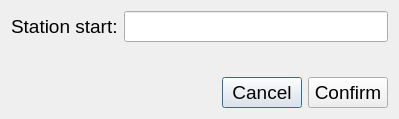
<?xml version="1.0" encoding="UTF-8"?>
<ui version="4.0">
 <class>StartStationDialog</class>
 <widget class="QDialog" name="StartStationDialog">
  <property name="geometry">
   <rect>
    <x>0</x>
    <y>0</y>
    <width>399</width>
    <height>119</height>
   </rect>
  </property>
  <property name="windowTitle">
   <string>Dialog</string>
  </property>
  <layout class="QVBoxLayout" name="verticalLayout">
   <item>
    <layout class="QHBoxLayout" name="hl_data">
     <item>
      <widget class="QLabel" name="labelStationStart">
       <property name="font">
        <font>
         <pointsize>14</pointsize>
        </font>
       </property>
       <property name="text">
        <string>Station start:</string>
       </property>
      </widget>
     </item>
     <item>
      <widget class="QLineEdit" name="leStationStart">
       <property name="font">
        <font>
         <pointsize>14</pointsize>
        </font>
       </property>
      </widget>
     </item>
    </layout>
   </item>
   <item>
    <spacer name="vs_data_buttons">
     <property name="orientation">
      <enum>Qt::Vertical</enum>
     </property>
     <property name="sizeHint" stdset="0">
      <size>
       <width>20</width>
       <height>40</height>
      </size>
     </property>
    </spacer>
   </item>
   <item>
    <layout class="QHBoxLayout" name="horizontalLayout">
     <item>
      <spacer name="horizontalSpacer">
       <property name="orientation">
        <enum>Qt::Horizontal</enum>
       </property>
       <property name="sizeHint" stdset="0">
        <size>
         <width>40</width>
         <height>20</height>
        </size>
       </property>
      </spacer>
     </item>
     <item>
      <widget class="QPushButton" name="bCancel">
       <property name="font">
        <font>
         <pointsize>14</pointsize>
        </font>
       </property>
       <property name="text">
        <string>Cancel</string>
       </property>
      </widget>
     </item>
     <item>
      <widget class="QPushButton" name="bConfirm">
       <property name="font">
        <font>
         <pointsize>14</pointsize>
        </font>
       </property>
       <property name="text">
        <string>Confirm</string>
       </property>
      </widget>
     </item>
    </layout>
   </item>
  </layout>
 </widget>
 <resources/>
 <connections/>
</ui>
